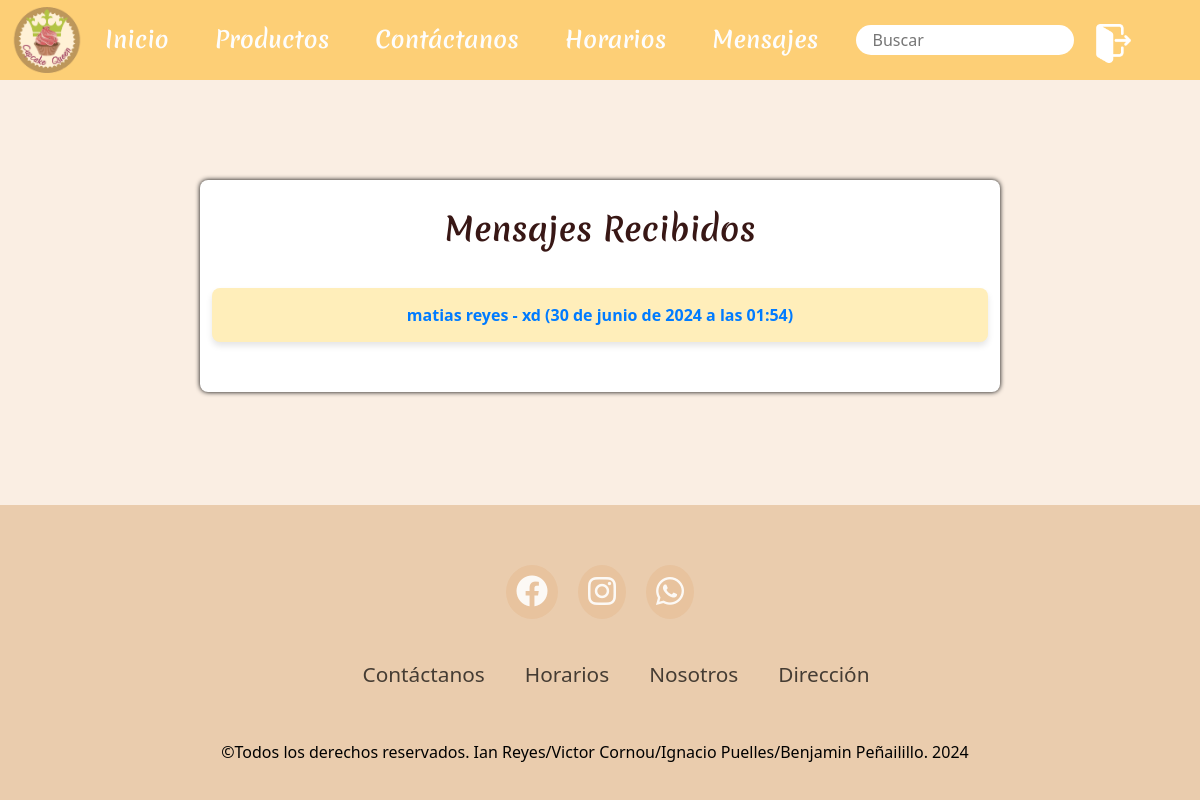
The app's page /mensajes/ (signed in), older data.
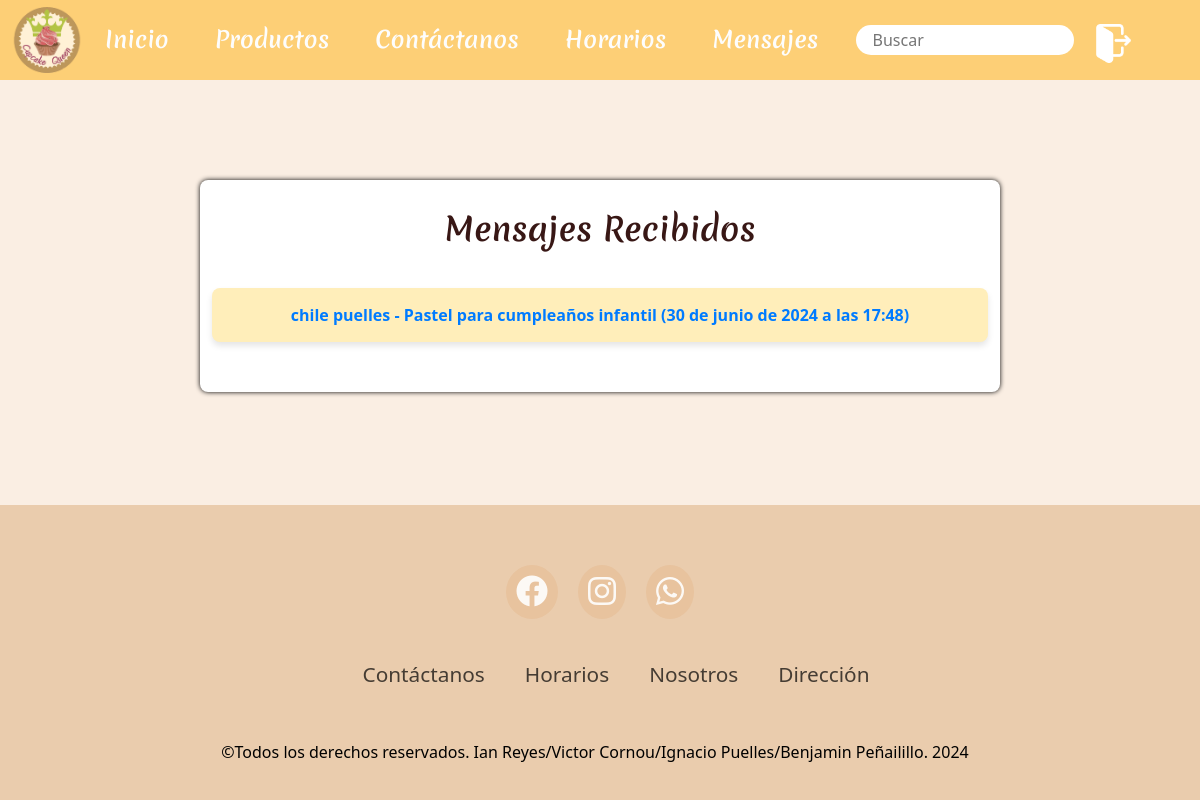
The same page, newer data.
### pagina/models.py (models this page shows, shortened)
class Contacto(models.Model):
    nombre = models.CharField(max_length=50)
    email = models.EmailField(max_length=320)
    asunto = models.CharField(max_length=60)
    mensaje = models.TextField(max_length=1500)
    fecha_envio = models.DateTimeField(auto_now_add=True)
    class Meta:
        verbose_name = 'Mensaje de Contacto'
        verbose_name_plural = 'Mensajes de Contacto'

### pagina/views.py (the view)
# urls.py: path('mensajes/', views.mensajes, name='mensajes'),
@user_passes_test(superuser_required)
def mensajes(request):
    mensajes = Contacto.objects.all().order_by('-fecha_envio')
    context = {
        'mensajes': mensajes
    }
    return render(request, 'mensajes.html', context)

### pagina/views.py (called while the page is built)
def superuser_required(user):
    return user.is_superuser

### pagina/templates/mensajes.html (shortened to what this page needs)
{% extends "base.html" %}
{% block content %}
<div class="boss">
    <div class="container">
        <div class="header">
            <h2>Mensajes Recibidos</h2>
        </div>
        <ul class="message-list">
            {% for mensaje in mensajes %}
                <li class="message-item">
                    <a href="{% url 'mensaje_detalle' mensaje.id %}">
                        <strong>{{ mensaje.nombre }}</strong> - {{ mensaje.asunto }} ({{ mensaje.fecha_envio }})
                    </a>
                </li>
            {% endfor %}
        </ul>
    </div>
</div>
{% endblock %}

Row changes from the older to the newer data that the page shows:
removed Contacto: nombre "matias reyes", asunto "xd", fecha_envio "30 de junio de 2024 a las 01:54"
added Contacto: nombre "chile puelles", asunto "Pastel para cumpleaños infantil", fecha_envio "30 de junio de 2024 a las 17:48"
